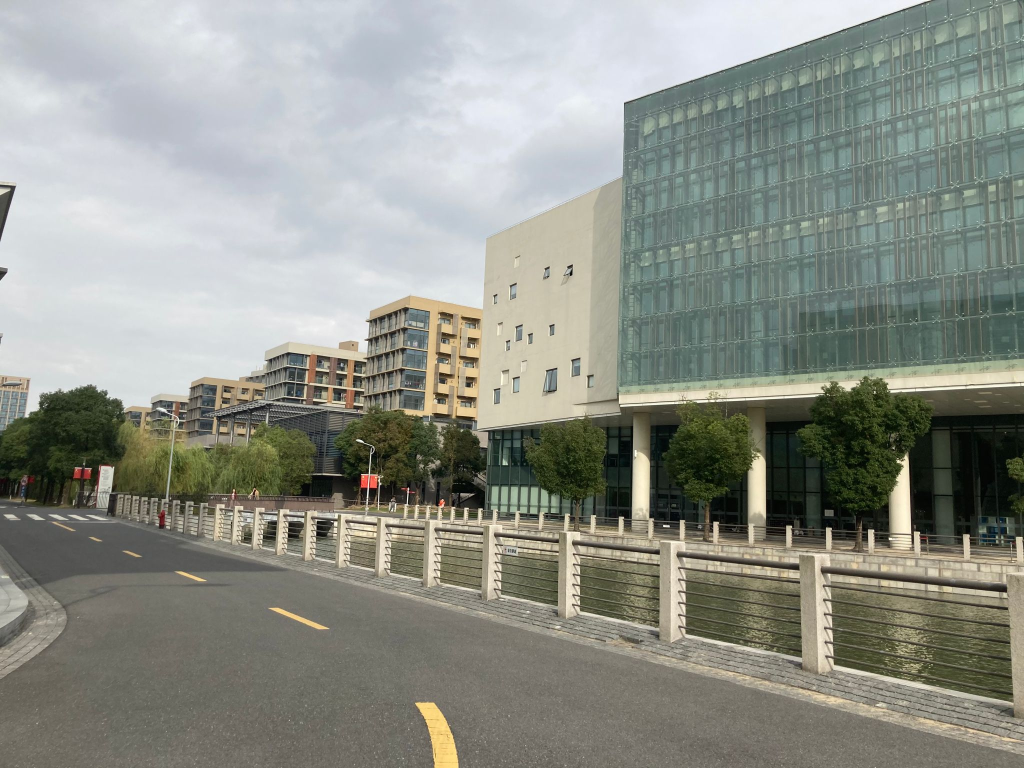
#> input picture hw3/lib/lib1.jpg, 2048 x 1536 px (shown at 1/2 size)
$ python matching.py
#> lines starting #> are read from the running program, lines starting #| are printed output that depends on the picture
import cv2
import matplotlib.pyplot as plt
from scipy.spatial import distance
from matplotlib.patches import ConnectionPatch
import numpy as np
from scipy.linalg import solve, lstsq, norm, svd

THRES = 100

class Matching:
	def __init__(self, path1, path2):
		# 1->2
#> called with path1 = './lib/lib1.jpg', path2 = './lib/lib2.jpg'
		img1, img2 = cv2.imread(path1, 1), cv2.imread(path2,1)
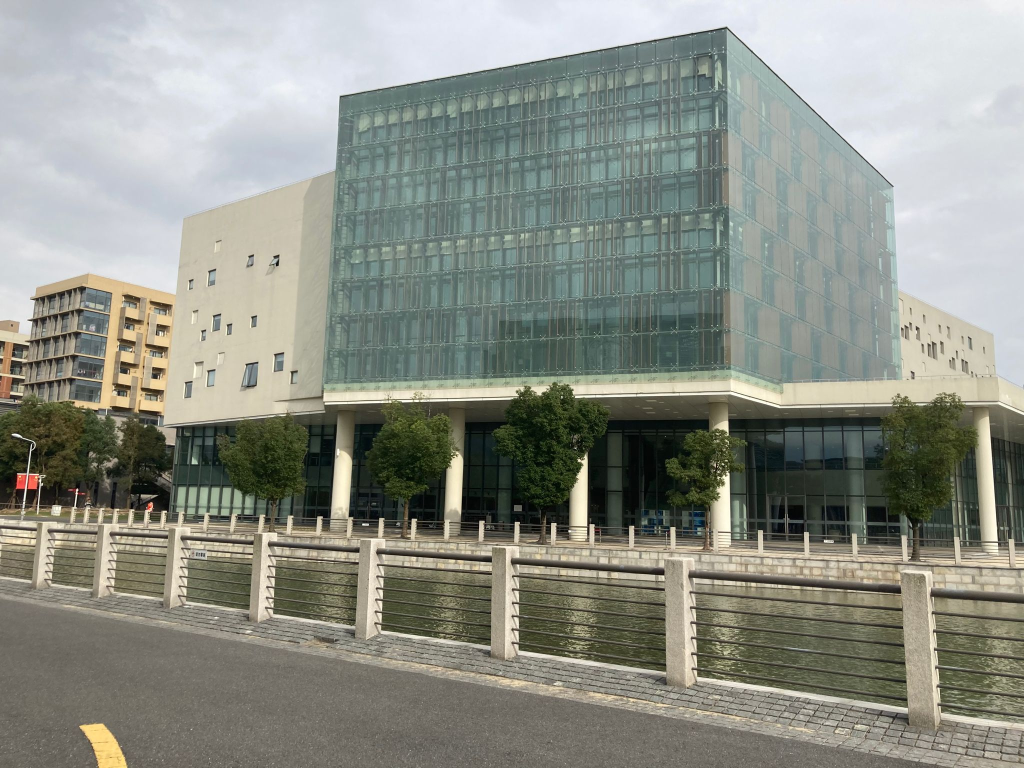
#> input picture hw3/lib/lib2.jpg, 2048 x 1536 px (shown at 1/2 size)
#> img1 is the input picture: shape (1536, 2048, 3); mean B, G, R 135.7, 144.3, 141.1
#> img2 is the input picture: shape (1536, 2048, 3); mean B, G, R 133.9, 143.2, 140

		self.img1_rgb = cv2.cvtColor(img1, cv2.COLOR_BGR2RGB)
		self.img2_rgb = cv2.cvtColor(img2, cv2.COLOR_BGR2RGB)

		self.img1_rgb = cv2.resize(self.img1_rgb, (320,240))
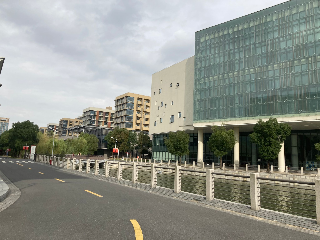
#> self.img1_rgb: shape (240, 320, 3); mean R, G, B 141, 144.2, 135.5
		self.img2_rgb = cv2.resize(self.img2_rgb, (320,240))
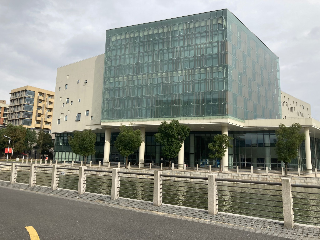
#> self.img2_rgb: shape (240, 320, 3); mean R, G, B 139.9, 143, 133.7

		self.img1 = cv2.cvtColor(img1, cv2.COLOR_BGR2GRAY)
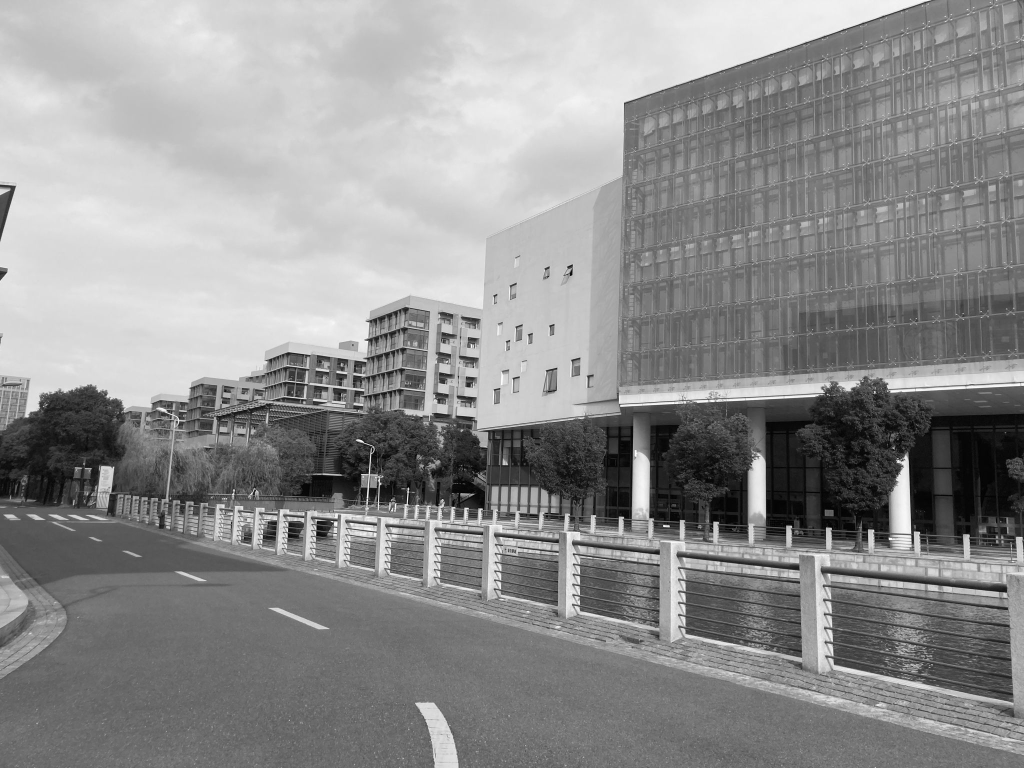
#> self.img1: shape (1536, 2048) (shown at 1/2 size); min 0, max 255, mean 142.3
		self.img2 = cv2.cvtColor(img2, cv2.COLOR_BGR2GRAY)
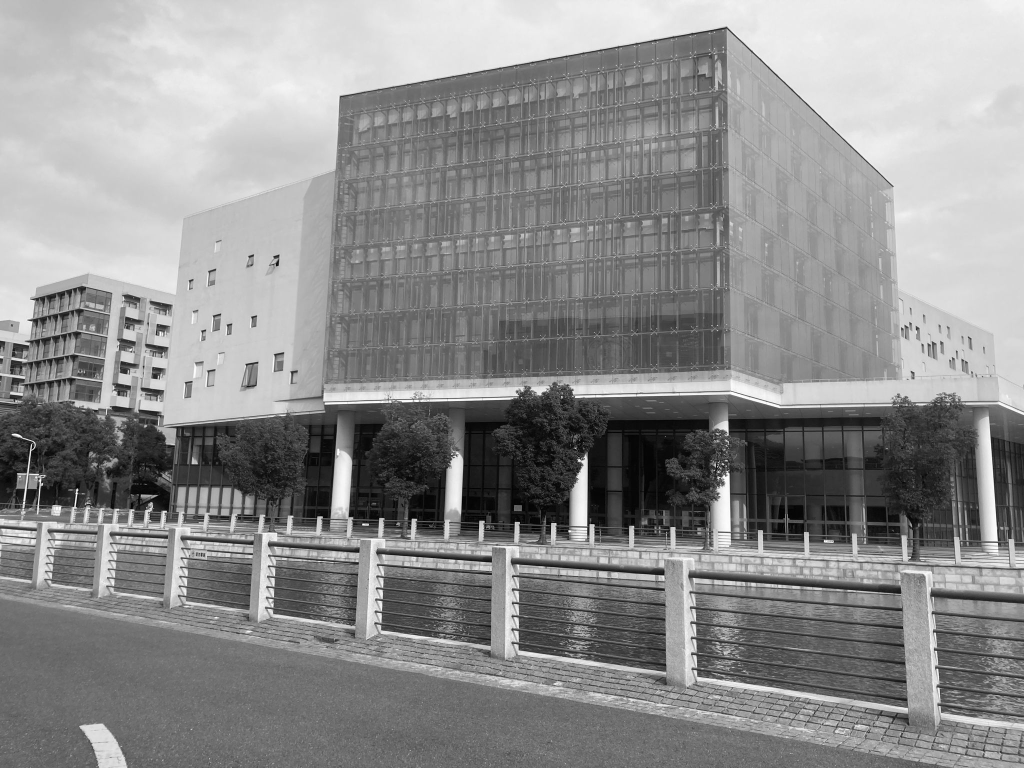
#> self.img2: shape (1536, 2048) (shown at 1/2 size); min 0, max 255, mean 141.2

		self.img1 = cv2.resize(self.img1, (320,240))
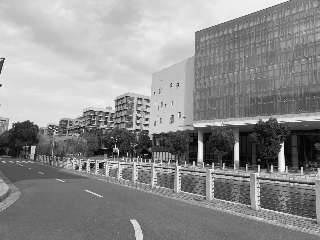
#> self.img1: shape (240, 320); min 1, max 252, mean 142.2
		self.img2 = cv2.resize(self.img2, (320,240))
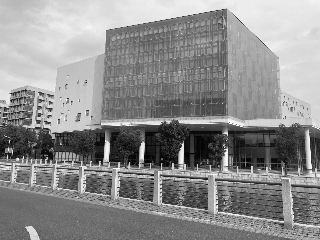
#> self.img2: shape (240, 320); min 1, max 253, mean 141

		self.surf_extraction()
		self.__surf_show()
		self.matching()
		self.__matching_show()

	def surf_extraction(self):
		# show surf's result
#> (the run stopped early here; a loop or call above may not have finished)
